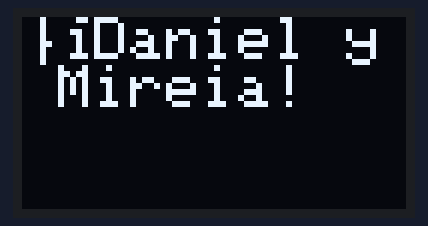
Simulated run of this program. Board: ESP32-S3. On the bench: 128×64 one-colour display.

Above: at 0.1 s.

The program:

main.cpp
```cpp
#include <Wire.h>
#include <Adafruit_GFX.h>
#include <Adafruit_SSD1306.h>


#define SCREEN_WIDTH 128
#define SCREEN_HEIGHT 64
#define OLED_RESET -1 // No estamos usando un pin de reset
Adafruit_SSD1306 display(SCREEN_WIDTH, SCREEN_HEIGHT, &Wire, OLED_RESET);


void setup() {
  Serial.begin(115200);


  // Inicializar la comunicación I2C en los pines 21 (SDA) y 20 (SCL)
  Wire.begin(21, 20);

  // Inicializar el display con la dirección I2C 0x3C (o 0x3D dependiendo de tu pantalla)
  if (!display.begin(SSD1306_SWITCHCAPVCC, 0x3C)) {
    Serial.println(F("No se pudo encontrar un display OLED"));
    for (;;); // Detener el programa si no se encuentra el display
  }


  // Limpiar la pantalla
  display.clearDisplay();


  // Configurar el texto en la pantalla
  display.setTextSize(2);
  display.setTextColor(SSD1306_WHITE);
  display.setCursor(0, 0);
  display.print(F("¡Daniel y Mireia!"));
  display.display();
}


void loop() {
  // Lo que quieras actualizar en la pantalla
}
```
